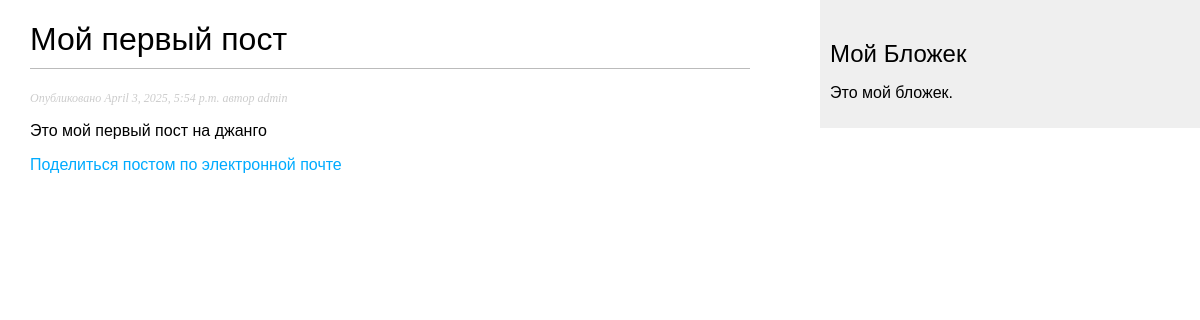
/blog/2025/4/3/moj-pervyj-post/, run on an earlier commit of the app's database.
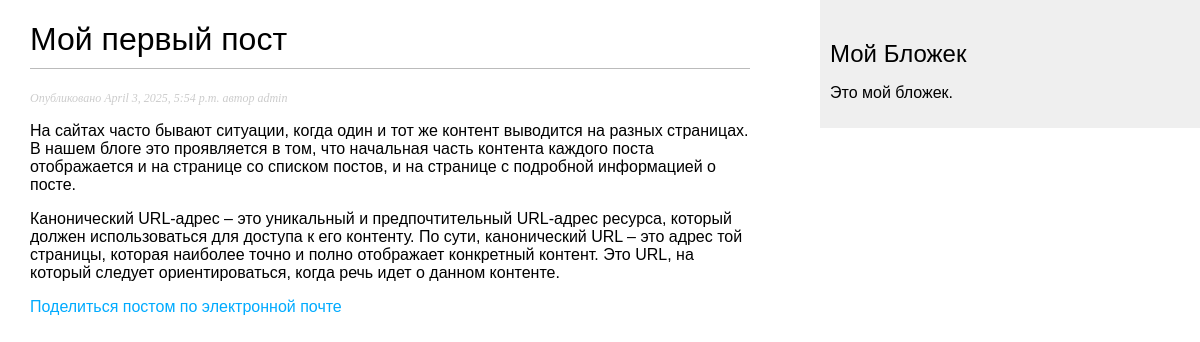
And on a later commit of the database.
### blog/models.py (models this page shows, shortened)
class Post(models.Model):
    class Status(models.TextChoices):
        DRAFT = "DF", "Draft"
        PUBLISHED = "PB", "Published"
    title = models.CharField(max_length=250)
    slug = models.SlugField(max_length=250, unique_for_date="publish")
    author = models.ForeignKey(
        User, on_delete=models.CASCADE, related_name="blog_posts"
    )
    body = models.TextField()
    publish = models.DateTimeField(default=timezone.now)
    created = models.DateTimeField(auto_now_add=True)
    updated = models.DateTimeField(auto_now=True)
    status = models.CharField(
        max_length=2, choices=Status.choices, default=Status.DRAFT
    )
    objects = models.Manager()  # менеджер, применяемый по умолчанию
    published = PublishedManager()  # пользовательский менеджер
    class Meta:
        ordering = ["-publish"]
        indexes = [
            models.Index(fields=["-publish"]),
        ]

### blog/views.py (the view)
def post_detail(request, year, month, day, post):
    post = get_object_or_404(
        Post,
        status=Post.Status.PUBLISHED,
        slug=post,
        publish__year=year,
        publish__month=month,
        publish__day=day,
    )
    return render(request, "blog/post/detail.html", {"post": post})

### templates/blog/post/detail.html (shortened to what this page needs)
{% extends "blog/base.html" %}
{% block content %}
    <h1>{{ post.title }}</h1>
    <p class="date">
        Опубликовано {{ post.publish }} автор {{ post.author }}
    </p>
    {{ post.body|linebreaks }}
    <p>
        <a href="{% url 'blog:post_share' post.id %}">
            Поделиться постом по электронной почте
        </a>
    </p>
{% endblock %}

What changed in the data, as far as the page shows it:
changed Post "Мой первый пост": body "Это мой первый пост на джанго" → "На сайтах часто бывают ситуации, когда один и тот же контент выводится на разных страницах. В нашем блоге это проявляется в том, что начальная часть контента каждого поста отображается и на странице со списком постов, и на странице с подробной информацией о посте. Канонический URL-адрес – это уникальный и предпочтительный URL-адрес ресурса, который должен использоваться для доступа к его контенту. По сути, канонический URL – это адрес той страницы, которая наиболее точно и полно отображает конкретный контент. Это URL, на который следует ориентироваться, когда речь идет о данном контенте."
